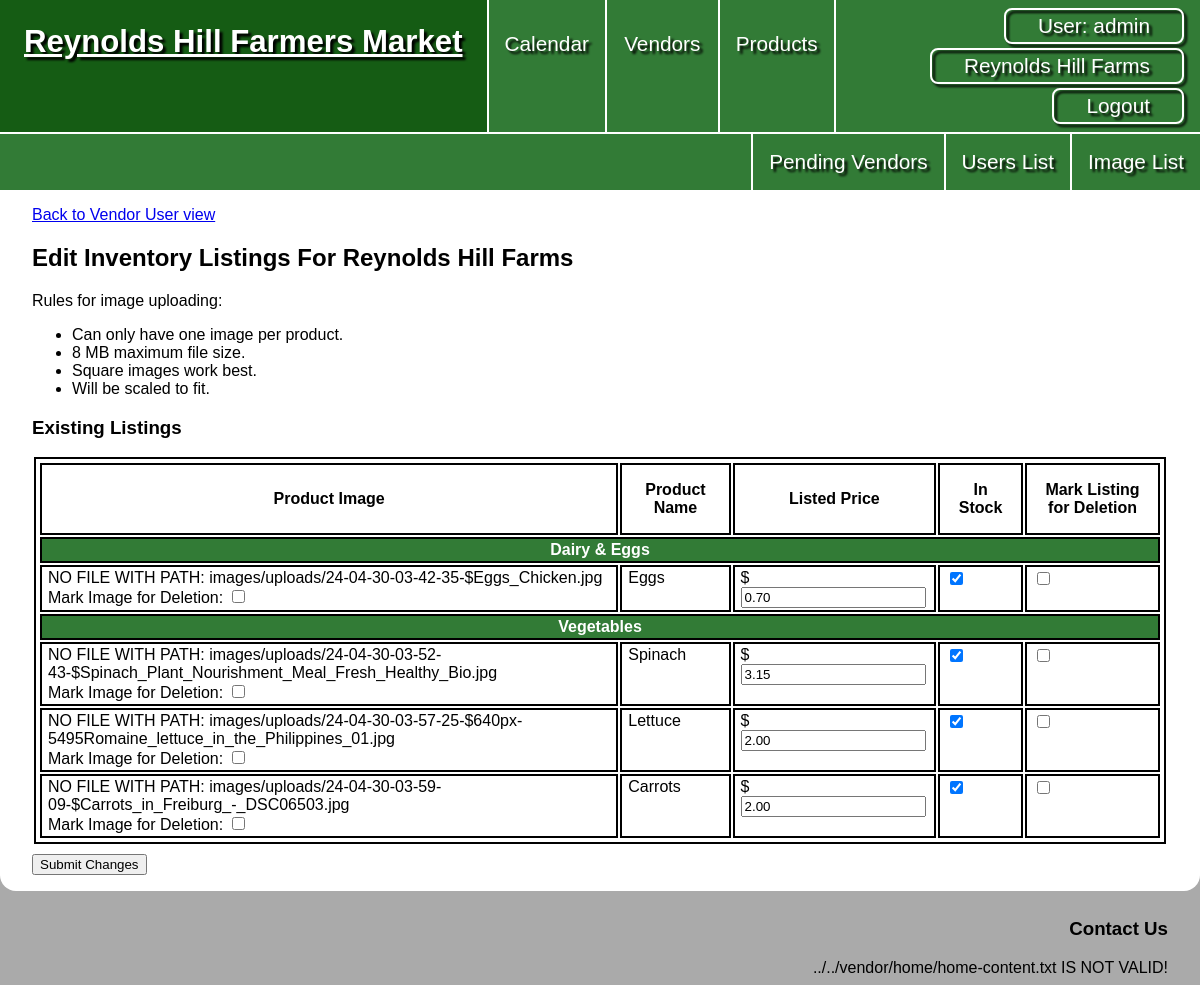
The app's page /vendor_inventory/edit.php?id=1 (signed in) with its own data.
### tables this page shows
CREATE TABLE `vendors` (
  `vendor_id` int NOT NULL,
  `vd_user_id` int DEFAULT NULL,
  `vendor_display_name` varchar(50) NOT NULL,
  `vendor_desc` text NOT NULL,
  `address` varchar(255) NOT NULL,
  `city` varchar(255) NOT NULL,
  `vd_state_id` int NOT NULL,
  `zip` int NOT NULL,
  `is_pending` tinyint(1) NOT NULL
);

CREATE TABLE `vendor_inventory` (
  `inventory_id` int NOT NULL,
  `inv_vendor_id` int NOT NULL,
  `inv_product_id` int NOT NULL,
  `listing_price` decimal(10,2) DEFAULT NULL,
  `in_stock` tinyint(1) NOT NULL
);

CREATE TABLE `images` (
  `image_id` int NOT NULL,
  `im_user_id` int NOT NULL,
  `content` varchar(255) NOT NULL,
  `upload_date` datetime NOT NULL DEFAULT CURRENT_TIMESTAMP,
  `alt_text` text,
  `im_vendor_id` int DEFAULT NULL,
  `im_product_id` int DEFAULT NULL,
  `image_purpose` varchar(255) DEFAULT NULL
);

CREATE TABLE `products` (
  `product_id` int NOT NULL,
  `prd_category_id` int NOT NULL,
  `product_name` varchar(50) NOT NULL
);

### private/initialize.php (called while the page is built, shortened)
<?php
  require_once('functions.php');
  require_once('classes/Session.class.php');
  require_once('classes/DatabaseObject.class.php');
  require_once('classes/Product.class.php');
  require_once('classes/Vendor.class.php');
  require_once('classes/VendorInventory.class.php');
  require_once('classes/Image.class.php');
  $session = new Session;
?>

### private/classes/Session.class.php (called while the page is built, shortened)
<?php
class Session
{
  private $user_id;
  private $last_login;
  private $role;
  public $active_vendor_id;
  public function is_logged_in() {
    return isset($this->user_id) && $this->last_login_is_recent();
  }
  public function is_admin_logged_in() {
    return $this->is_logged_in() && ($this->role == 'a' || $this->role == 's');
  }
  public function has_vendor() {
    return isset($this->active_vendor_id);
  }
  private function check_stored_login() {
    if (isset($_SESSION['user_id'])) {
      $this->user_id = $_SESSION['user_id'];
      $this->display_name = $_SESSION['display_name'];
      $this->last_login = $_SESSION['last_login'];
      $this->role = $_SESSION['role'];
      $this->active_vendor_id = $_SESSION['active_vendor_id'];
      $this->active_vendor_name = $_SESSION['active_vendor_name'];
      $this->is_pending = $_SESSION['is_pending'];
    }
  }
  private function last_login_is_recent() {
    if (!isset($this->last_login)) {
      return false;
    } else if (($this->last_login + self::MAX_LOGIN_AGE) < time()) {
      return false;
    } else {
      return true;
    }
  }
  public function get_user_id() {
    return $this->user_id;
  }
}

### private/classes/DatabaseObject.class.php (called while the page is built, shortened)
<?php
class DatabaseObject {
  static protected $database;
  static public function set_database($database) {
    self::$database = $database;
  }
  static public function find_by_sql($sql) {
    $result = self::$database->query($sql);
    $object_array = [];
    while($record = $result->fetch_assoc()) {
      $object_array[] = static::instantiate($record);
    }
    if(count($object_array) > 0){
      return $object_array;
    } else {
      return false;
    }
  }
  static protected function instantiate($record) {
    $object = new static;
    foreach($record as $property => $value) {
      if(property_exists($object, $property)) {
        $object->$property = $value;
      }
    }
    return $object;
  }
}
?>

### private/classes/Vendor.class.php (called while the page is built, shortened)
<?php
class Vendor extends DatabaseObject
{
  static protected $table_name = 'vendors';
  public $vendor_id;
  static public function find_by_id($vendor_id)
  {
    $sql = "SELECT * ";
    $sql .= "FROM " . static::$table_name . " ";
    $sql .= "WHERE vendor_id = " . $vendor_id . ";";
    $result = static::find_by_sql($sql);
    if ($result) {
      return $result[0];
    } else {
      return false;
    }
  }
  public function populate_inventory()
  {
    $this->vendor_inventory = VendorInventory::find_by_vendor($this->vendor_id);
  }
}

### private/classes/Product.class.php (called while the page is built, shortened)
<?php
class Product extends DatabaseObject {
  static public function find_by_id($product_id) {
    $sql = "SELECT p.product_id, p.prd_category_id, c.category_name, p.product_name ";
    $sql .= "FROM products p, product_categories c ";
    $sql .= "WHERE p.prd_category_id = c.category_id ";
    $sql .= "AND p.product_id = '" . $product_id . "';";
    $result = static::find_by_sql($sql);
    if($result){
      return $result[0];
    } else {
      return false;
    }
  }
}
?>

### private/classes/VendorInventory.class.php (the view, shortened to what this page needs)
<?php
class VendorInventory extends DatabaseObject {
  static protected $table_name = 'vendor_inventory';
  public $inv_product_id;
  public function populate_product(){
    $this->product = Product::find_by_id($this->inv_product_id);
  }
  static public function find_by_vendor($vendor_id){
    $sql = "SELECT * FROM " . static::$table_name . " ";
    $sql .= "WHERE inv_vendor_id = '" . $vendor_id . "';";
    $obj_array = static::find_by_sql($sql);
    if(!empty($obj_array)) {
      foreach($obj_array as $vendorInventory){
        $vendorInventory->populate_product();
      }
      return $obj_array;
    } else {
      return false;
    }
  }
  static public function sort_into_categories($vendor_inventory_array) {
    $sorted_inventory_array = [];
    foreach($vendor_inventory_array as $inventory_listing){
      $sorted_inventory_array[$inventory_listing->product->category_name][$inventory_listing->inventory_id] = $inventory_listing;
    }
    ksort($sorted_inventory_array);
    return $sorted_inventory_array;
  }
  static public function create_edit_vendor_inventory_table($sorted_inventory_array, $inventory_images_by_product_id = []) {
    echo "<table>";
    echo "<tr>";
    echo "<th>Product Image</th>";
    echo "<th>Product Name</th>";
    echo "<th>Listed Price</th>";
    echo "<th>In Stock</th>";
    echo "<th>Mark Listing for Deletion</th>";
    echo "</tr>";
    foreach($sorted_inventory_array as $category => $products){
      echo "<tr>";
      echo '<td class="product-category" colspan="5">' . $category . '</td>';
      echo "</tr>";
      foreach($products as $inventory_listing) {
        echo "<tr>";
        echo "<td>";
        if(array_key_exists($inventory_listing->inv_product_id, $inventory_images_by_product_id)) {
          $inventory_images_by_product_id[$inventory_listing->inv_product_id]->print_image(200, 200);
          echo '<br><label for="delete-' . $inventory_listing->inv_product_id . '">Mark Image for Deletion: </label>';
          echo '<input type="checkbox" id="delete-' . $inventory_listing->inv_product_id . '" name="delete_image[' . $inventory_listing->inv_product_id . ']">';
        } else {
          echo '<label for="upload-image-' . $inventory_listing->inv_product_id . '">Upload Image: </label>';
          echo '<input type="file" id="upload-image-' . $inventory_listing->inv_product_id . '" name="' . $inventory_listing->inv_product_id . '">';
        }
        echo "</td>";
        echo "<td>" . $inventory_listing->product->product_name . "</td>";
        echo "<td>";
        echo '$<input type="number" name="inventory[' . $inventory_listing->inventory_id . '][listing_price]" value="' . $inventory_listing->listing_price . '" min="0" step="0.01" required>';
        echo "</td>";
        echo "<td>";
        $in_stock_string = ($inventory_listing->in_stock > 0) ? ' checked' : '';
        echo '<input type="checkbox" name="inventory[' . $inventory_listing->inventory_id . '][in_stock]"' . $in_stock_string . '>';
        echo "</td>";
        echo "<td>";
        echo '<input type="checkbox" name="inventory[' . $inventory_listing->inventory_id . '][delete]">';
        echo "</td>";
        echo "</tr>";
      }
    }
    echo "</table>";
  }
}
?>

### private/shared/public_header.php (shortened to what this page needs)
<!DOCTYPE html>
<html lang="en">
<head>
  <link rel="stylesheet" href="<?php echo url_for("/css/styles.css"); ?>">
</head>
<body>
  <div id="wrapper">
    <header>
      <nav>
        <a href="<?php echo url_for('/index.php') ?>">
          <h1>Reynolds Hill Farmers Market</h1>
        </a>
        <ul>
          <li><a href="<?php echo url_for('/calendar.php') ?>">Calendar</a></li>
          <li><a href="<?php echo url_for('/vendors.php') ?>">Vendors</a></li>
          <li><a href="<?php echo url_for('/products.php') ?>">Products</a></li>
          <?php
          if ($session->is_logged_in()) { ?>
            <li id="logged-in">
              <a href="<?php echo url_for('/users/show.php?id=' . $session->get_user_id()); ?>"><span>User: <?php echo $session->display_name; ?></span></a>
              <?php
                if($session->has_vendor() && !$session->is_pending ){
                  echo '<a href="' . url_for('/vendors/user_view.php?id=' . $session->active_vendor_id) . '">' . $session->active_vendor_name . '</a>';
                }
              ?>
              <a href="<?php echo url_for('/logout.php'); ?>">Logout</a>
            </li>
          <?php }
          else { ?>
            <li><a href="<?php echo url_for('/signup.php') ?>">Become a Vendor</a></li>
            <li><a href="<?php echo url_for('/login.php') ?>">Login</a></li>
          <?php } ?>
        </ul>
        <?php
        if ($session->is_admin_logged_in()) {?>
          <ul>
            <li><a href="<?php echo url_for('/pending_vendors/list.php') ?>">Pending Vendors</a></li>
            <li><a href="<?php echo url_for('/users/list.php') ?>">Users List</a></li>
            <li><a href="<?php echo url_for('/images/list.php') ?>">Image List</a></li>
          </ul>
        <?php } ?>
      </nav>
    </header>

### public/vendor_inventory/edit.php (shortened to what this page needs)
<?php require_once('../../private/initialize.php'); ?>
<?php
$vendor_id = h($_GET['id']);
$vendor = Vendor::find_by_id($vendor_id);
$vendor->populate_inventory();
$vendor_images = Image::find_by_vendor($vendor_id);
if ($vendor_images) {
  $inventory_images = Image::filter_by_purpose($vendor_images, "inventory");
  if ($inventory_images) {
    $inventory_images_by_product_id = [];
    foreach ($inventory_images as $image) {
      $inventory_images_by_product_id[$image->im_product_id] = $image;
    }
  }
}
?>
<?php include(SHARED_PATH . '/public_header.php'); ?>
<main>
  <a href="<?php echo url_for('/vendors/user_view.php?id=' . h(u($vendor_id))); ?>">Back to Vendor User view</a>
  <h2>Edit Inventory Listings For <?php echo $vendor->vendor_display_name ?></h2>
  <p>Rules for image uploading: </p>
  <ul>
    <li>Can only have one image per product.</li>
    <li>8 MB maximum file size.</li>
    <li>Square images work best.</li>
    <li>Will be scaled to fit.</li>
  </ul>
  <form action="<?php echo url_for('/vendor_inventory/edit.php?id=' . h(u($vendor_id))); ?>" method="post" enctype="multipart/form-data">
    <?php
    if ($vendor->vendor_inventory) {
      $sorted_inventory_array = VendorInventory::sort_into_categories($vendor->vendor_inventory);
      if ($sorted_inventory_array) {
        echo "<h3>Existing Listings</h3>";
        VendorInventory::create_edit_vendor_inventory_table($sorted_inventory_array, $inventory_images_by_product_id ?? []);
      }
    }
    ?>
    <input type="submit" value="Submit Changes">
  </form>
</main>
<?php include(SHARED_PATH . '/public_footer.php'); ?>

### private/classes/Image.class.php (shortened to what this page needs)
<?php
class Image extends DatabaseObject {
  static protected $table_name = 'images';
  public $content;
  static public $public_image_path = 'images/uploads/';
  static public function find_by_vendor($vendor_id) {
    $sql = "SELECT * FROM " . static::$table_name . " ";
    $sql .= "WHERE im_vendor_id = '" . $vendor_id . "';";
    return static::find_by_sql($sql);
  }
  public function print_image($max_width, $max_height, $grow=true) {
    if(!file_exists(path_to_public() . Image::$public_image_path . $this->content)) {
      echo "NO FILE WITH PATH: " . path_to_public() . Image::$public_image_path . $this->content;
      return false;}
  }
}

### public/css/styles.css (style rules this page uses)
* { box-sizing: border-box; }
html { font: 16px Verdana, Geneva, Tahoma, sans-serif; }
body { background-color: #aaa; margin: 0; }
#wrapper { background-color: #fff; border-radius: 0 0 1rem 1rem; max-width: 1400px; margin: 0 auto; }
header { background-color: #327b36; color: #fff; }
header a { color: #fff; flex-shrink: 2; text-decoration: none; }
h1 { filter: drop-shadow(3px 3px 1px #000); margin: 0; min-width: 325px; padding: 1.5rem; text-wrap: wrap; }
header nav { display: grid; flex-grow: 1; grid-template-columns: auto 1fr; font-size: 1.3rem; height: min-content; min-height: 96px; }
nav ul { display: flex; flex: 1; list-style: none; margin: 0; padding: 0; }
nav li { align-items: stretch; border-left: #fff 2px solid; display: flex; flex: 1; }
header nav li a { filter: drop-shadow(3px 3px 1px #000); text-align: center; }
header nav ul:first-of-type li a { flex-grow: 1; padding: 2rem 1rem; }
#logged-in { align-content: space-between; display: flex; flex-grow: 3; flex-shrink: 1; flex-wrap: wrap; flex-direction: row; row-gap: 4px; padding: .5rem 1rem; }
#logged-in a { border: #fff 2px solid; border-radius: .5rem; flex-grow: 0; height: min-content; margin-left: auto; padding: .25rem 2rem; justify-self: right; }
nav ul:nth-of-type(2) { border-top: #fff 2px solid; grid-column: span 2; }
nav ul:nth-of-type(2) li { flex-grow: 0; }
nav ul:nth-of-type(2) li:first-of-type { margin-left: auto; }
nav ul:nth-of-type(2) li a { padding: 1rem; text-wrap: nowrap; }
main { padding: 1rem 2rem; }
main input[type="submit"] { margin-top: .5rem; }
table, th, td, caption { border: 2px solid black; margin: 2px; padding: 2px; }
table { margin-top: .5rem; }
th { margin-top: 0; min-width: 60px; }
main:not(#calendar) th { padding: 1rem; }
td { padding: 2px 6px; vertical-align: top; }
.product-category { background-color: #327b36; color: #fff; font-weight: bold; text-align: center; }

### records on screen
vendors: vendor_display_name "Reynolds Hill Farms"
vendor_inventory: inv_product.product_name "Eggs", listing_price "0.70"
images: content "24-04-30-03-42-35-$Eggs_Chicken.jpg"
vendor_inventory: inv_product.product_name "Spinach", listing_price "3.15"
images: content "24-04-30-03-52-43-$Spinach_Plant_Nourishment_Meal_Fresh_Healthy_Bio.jpg"
vendor_inventory: inv_product.product_name "Lettuce", listing_price "2.00"
images: content "24-04-30-03-57-25-$640px-5495Romaine_lettuce_in_the_Philippines_01.jpg"
vendor_inventory: inv_product.product_name "Carrots", listing_price "2.00"
images: content "24-04-30-03-59-09-$Carrots_in_Freiburg_-_DSC06503.jpg"

### other values on screen
$session->display_name "admin"
$category "Dairy & Eggs"
$category "Vegetables"
$filepath "../../vendor/home/home-content.txt"
